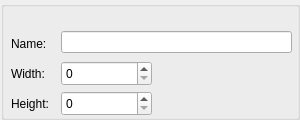
<?xml version="1.0" encoding="UTF-8"?>
<ui version="4.0">
 <class>PlatformPropertyGridWidget</class>
 <widget class="QWidget" name="PlatformPropertyGridWidget">
  <property name="geometry">
   <rect>
    <x>0</x>
    <y>0</y>
    <width>300</width>
    <height>120</height>
   </rect>
  </property>
  <property name="minimumSize">
   <size>
    <width>300</width>
    <height>120</height>
   </size>
  </property>
  <property name="windowTitle">
   <string>Form</string>
  </property>
  <widget class="QGroupBox" name="groupBox">
   <property name="geometry">
    <rect>
     <x>1</x>
     <y>1</y>
     <width>299</width>
     <height>119</height>
    </rect>
   </property>
   <property name="title">
    <string/>
   </property>
   <widget class="QSpinBox" name="screenWidthSpinBox">
    <property name="geometry">
     <rect>
      <x>60</x>
      <y>60</y>
      <width>91</width>
      <height>25</height>
     </rect>
    </property>
    <property name="maximum">
     <number>10000</number>
    </property>
   </widget>
   <widget class="QLabel" name="label_2">
    <property name="geometry">
     <rect>
      <x>10</x>
      <y>65</y>
      <width>41</width>
      <height>16</height>
     </rect>
    </property>
    <property name="text">
     <string>Width:</string>
    </property>
   </widget>
   <widget class="QSpinBox" name="screenHeightSpinBox">
    <property name="geometry">
     <rect>
      <x>60</x>
      <y>90</y>
      <width>91</width>
      <height>25</height>
     </rect>
    </property>
    <property name="maximum">
     <number>10000</number>
    </property>
   </widget>
   <widget class="QLabel" name="label_3">
    <property name="geometry">
     <rect>
      <x>10</x>
      <y>95</y>
      <width>51</width>
      <height>16</height>
     </rect>
    </property>
    <property name="text">
     <string>Height:</string>
    </property>
   </widget>
   <widget class="QLineEdit" name="platformNameLineEdit">
    <property name="geometry">
     <rect>
      <x>60</x>
      <y>30</y>
      <width>231</width>
      <height>22</height>
     </rect>
    </property>
   </widget>
   <widget class="QLabel" name="label">
    <property name="geometry">
     <rect>
      <x>10</x>
      <y>35</y>
      <width>41</width>
      <height>16</height>
     </rect>
    </property>
    <property name="text">
     <string>Name:</string>
    </property>
   </widget>
  </widget>
 </widget>
 <tabstops>
  <tabstop>platformNameLineEdit</tabstop>
  <tabstop>screenWidthSpinBox</tabstop>
  <tabstop>screenHeightSpinBox</tabstop>
 </tabstops>
 <resources/>
 <connections/>
</ui>
